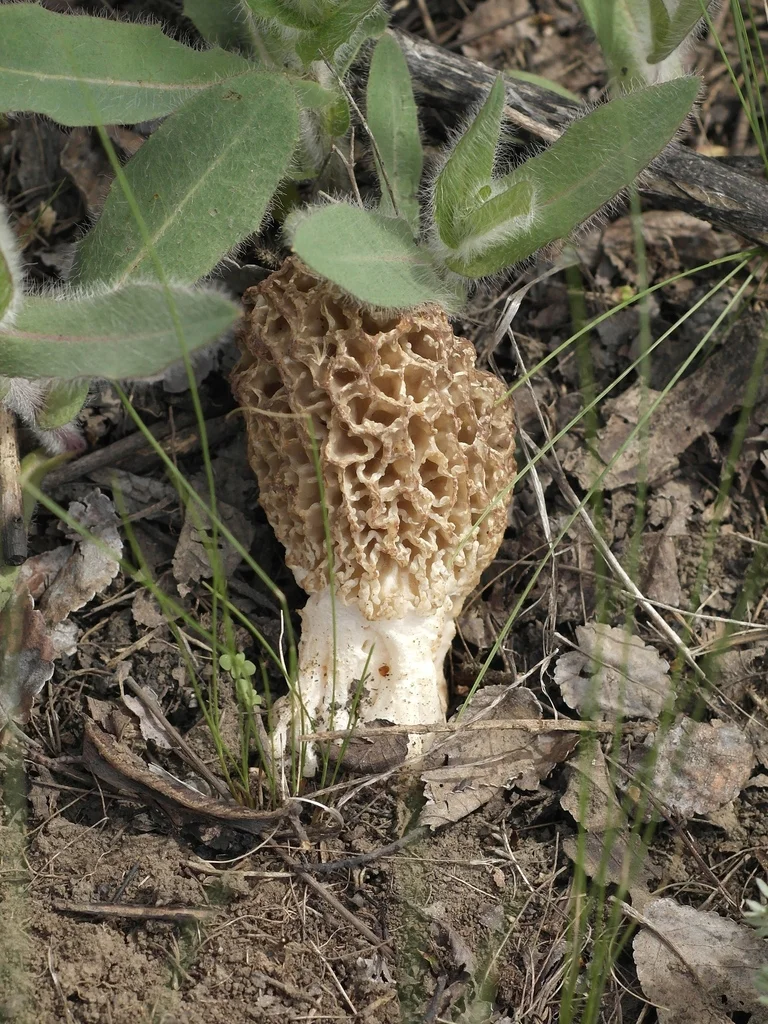
#> input picture Червона книга (webp)/Зморшок степовий Morchella steppicola/large (1).webp, 768 x 1024 px
$ python build_assets.py '../../Червона книга (webp)/Зморшок степовий Morchella steppicola/large (1).webp' '../../Червона книга (webp)/Зморшок степовий Morchella steppicola/large (2).webp'
#> lines starting #> are read from the running program, lines starting #| are printed output that depends on the picture
#!/usr/bin/env python3
"""Фон вкладки «Прогноз», крок 2: ресурси для живого фону «Ліс за матовим склом».

  python3 scripts/forecast_bg/build_assets.py BASE.png OUT_DIR

BASE.png — картинка після shrink_mushrooms.py. У OUT_DIR:
  base.webp  — фон із «запеченим» матовим склом (легке розмиття, зерно, нерівність скла);
  fog.png    — запотівання по краях (біла маска з альфою; застосунок «дихає» її прозорістю);
  fern.png   — силует дубової гілки з жолудями (розмитий, білий з альфою; застосунок фарбує й гойдає);
  leaf.png   — силует дубового листка, що падає (розмитий);
  rays.png   — віяло сонячних променів від верхнього лівого кута.
Решту (хмарка, сонце, відблиск, краплі) малює застосунок — фон_painter у forecast_background.dart.
Далі — recolor_base.py (тон туману = колір застосунку #F4F1E1), потім shrink_bottom.py (менші гриби з травою).
"""
import math
import os
import sys

import numpy as np
from PIL import Image, ImageDraw, ImageFilter

src, out = sys.argv[1], sys.argv[2]
os.makedirs(out, exist_ok=True)
W, H = 540, 1200   # простір макета; застосунок малює в тих самих координатах


def noise(shape, scale, seed):
    r = np.random.default_rng(seed).random((shape[0] // scale + 2, shape[1] // scale + 2)).astype(np.float32)
    return np.asarray(Image.fromarray((r * 255).astype(np.uint8)).resize((shape[1], shape[0]), Image.BICUBIC)).astype(np.float32) / 255


def white_alpha(alpha):
    a = np.clip(alpha, 0, 255).astype(np.uint8)
    rgba = np.zeros(a.shape + (4,), np.uint8)
    rgba[..., :3] = 255
    rgba[..., 3] = a
    return Image.fromarray(rgba, 'RGBA')


# base: матове скло запечене
base = Image.open(src).convert('RGB')
#> base is the input picture: PIL image 768x1024 RGB; mean R, G, B 104.1, 98.8, 78.8
bw, bh = base.size
#> bw = 768; bh = 1024
b = np.asarray(base.filter(ImageFilter.GaussianBlur(1.6 * bw / W))).astype(np.float32)
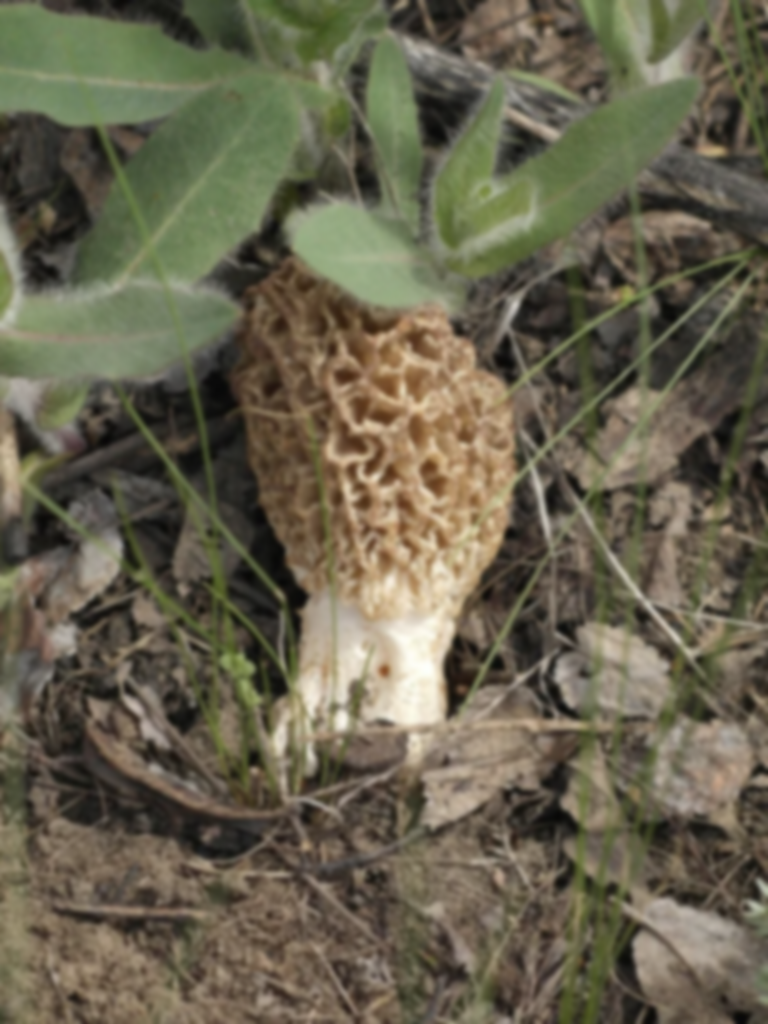
#> b: shape (1024, 768, 3) float32; mean R, G, B 104.1, 98.8, 78.8
b += (np.random.default_rng(3).random((bh, bw)).astype(np.float32) - 0.5)[..., None] * 7
frost = noise((bh, bw), int(6 * bw / W), 4) * 0.6 + noise((bh, bw), int(2 * bw / W), 5) * 0.4
b += (frost[..., None] - 0.5) * 10
Image.fromarray(np.clip(b, 0, 255).astype(np.uint8)).save(os.path.join(out, 'base.webp'), 'WEBP', quality=82, method=6)

# fog: нерівна молочна димка по краях; біля сонця (верхній лівий кут) — тонша
yy, xx = np.mgrid[0:H, 0:W].astype(np.float32)
edge = np.minimum.reduce([xx, W - 1 - xx, yy, H - 1 - yy]) / 150
fn = noise((H, W), 40, 9) * 0.7 + noise((H, W), 12, 10) * 0.3
sun_d = np.hypot(xx - 28, yy - 40)
fog = np.clip(1 - edge + (fn - 0.5) * 0.9, 0, 1) ** 1.4 * np.clip(sun_d / 380, 0.35, 1)
white_alpha(fog * 255).resize((W // 2, H // 2), Image.LANCZOS).save(os.path.join(out, 'fog.png'), optimize=True)


# fern.png: тінь дубової гілки з верхнього правого кута (білі гриби ростуть під дубами; рішення PO
# 2026-11-21 — замість розмитої папороті, яку не впізнавали); leaf.png — дубовий листок, що падає.
S = 3  # суперсемплінг


def oak_leaf(cx, cy, L, ang, lobes=5):
    """Лопатевий листок дуба звичайного: основа в (cx,cy), кінчик у напрямку ang."""
    pts = []
    n = 200
    for i in range(n + 1):
        u = i / n                      # 0 → основа, по правому краю до кінчика, далі лівим назад
        side = 1 if u <= 0.5 else -1
        v = u * 2 if u <= 0.5 else (1 - u) * 2      # 0 основа … 1 кінчик
        # загальна форма — обернене яйце: найширше в верхній третині, вузька основа з «вушками»
        env = math.sin(math.pi * min(1, v ** 0.85)) * (0.55 + 0.45 * v) * (1 - 0.25 * v ** 6)
        lobe = 0.62 + 0.38 * abs(math.cos(math.pi * lobes * v))   # глибокі округлі лопаті
        ear = 0.25 * math.exp(-((v - 0.05) / 0.05) ** 2)          # «вушка» біля черешка
        w = (env * lobe + ear) * 0.36
        lx, ly = side * w * L, -v * L
        ca, sa = math.cos(ang + math.pi / 2), math.sin(ang + math.pi / 2)
        pts.append((cx + lx * ca - ly * sa, cy + lx * sa + ly * ca))
    return pts

def acorn(d, x, y, ang, s):
    ca, sa = math.cos(ang), math.sin(ang)
    def P(px, py):
        return ((x + px * ca - py * sa) * S, (y + px * sa + py * ca) * S)
    body = [P(math.cos(t) * s * 0.42, s * 0.25 + math.sin(t) * s * 0.62) for t in np.linspace(0, math.pi, 30)]
    d.polygon([P(-s * 0.42, s * 0.25)] + body + [P(s * 0.42, s * 0.25)], fill=255)
    cap = [P(math.cos(t) * s * 0.5, s * 0.25 - math.sin(t) * s * 0.28) for t in np.linspace(0, math.pi, 30)]
    d.polygon(cap, fill=255)
    d.line([P(0, -s * 0.05), P(0, -s * 0.4)], fill=255, width=2 * S)

def oak_branch():
    im = Image.new('L', (900 * S, 900 * S), 0)
#> im: PIL image 2700x2700 L; every value is 0
    d = ImageDraw.Draw(im)
    rng = np.random.default_rng(5)

    def gnarled(x0, y0, ang, L, n=7):
#> called with x0 = 915, y0 = 30, ang = 2.93, L = 640, n = 7
        pts = [(x0, y0)]; x, y = x0, y0
        for i in range(n):
            a = ang + rng.uniform(-0.35, 0.35) + 0.1 * i / n
            x += math.cos(a) * L / n; y += math.sin(a) * L / n
            pts.append((x, y))
        return pts

    def stroke(pts, w0, w1):
#> called with w0 = 14, w1 = 6
        for i in range(len(pts) - 1):
            w = w0 + (w1 - w0) * i / (len(pts) - 1)
            d.line([(pts[i][0] * S, pts[i][1] * S), (pts[i + 1][0] * S, pts[i + 1][1] * S)], fill=255, width=max(1, int(w * S)))
            r = w / 2
            d.ellipse([(pts[i + 1][0] - r) * S, (pts[i + 1][1] - r) * S, (pts[i + 1][0] + r) * S, (pts[i + 1][1] + r) * S], fill=255)

    def cluster(x, y, base_ang, k, size):
        # у дуба листки зібрані пучками на кінцях пагонів
        for j in range(k):
            a = base_ang + (j - (k - 1) / 2) * 0.85 + rng.uniform(-0.1, 0.1)
            ex, ey = x + math.cos(a) * 8, y + math.sin(a) * 8
            d.polygon([(px * S, py * S) for px, py in oak_leaf(ex, ey, size * rng.uniform(0.82, 1.08), a)], fill=255)

    def leaf_at(x, y, a, size):
        ex, ey = x + math.cos(a) * 14, y + math.sin(a) * 14
        d.line([(x * S, y * S), (ex * S, ey * S)], fill=255, width=3 * S)
        d.polygon([(px * S, py * S) for px, py in oak_leaf(ex, ey, size, a)], fill=255)

    main = gnarled(915, 30, math.radians(168), 640)
    stroke(main, 14, 6)
    # листки поодинці вздовж гілки, по черзі з боків, трохи обвисають
    for i, side, size in [(2, -1, 150), (3, 1, 135), (4, -1, 160), (6, 1, 150)]:
        (x, y), (nx, ny) = main[i], main[i + 1]
        a = math.atan2(ny - y, nx - x) + side * math.radians(68)
        a = a * 0.75 + math.radians(90) * 0.25
        leaf_at(x, y, a, size)
    tip = main[-1]
    leaf_at(tip[0], tip[1], math.radians(160), 170)
    leaf_at(tip[0], tip[1], math.radians(205), 150)
    tw = gnarled(*main[5], math.radians(108), 170, 3)
    stroke(tw, 6, 3)
    leaf_at(tw[-1][0], tw[-1][1], math.radians(95), 160)
    leaf_at(tw[1][0], tw[1][1], math.radians(30), 130)
    # жолуді на плодоніжці
    jx, jy = main[1]
    for (dx, dy, a) in [(-30, 78, math.radians(14)), (26, 86, math.radians(-12))]:
        d.line([(jx * S, jy * S), ((jx + dx * 0.8) * S, (jy + dy - 30) * S)], fill=255, width=4 * S)
        acorn(d, jx + dx, jy + dy, a, 56)
    return im.resize((900, 900), Image.LANCZOS).filter(ImageFilter.GaussianBlur(3.2))
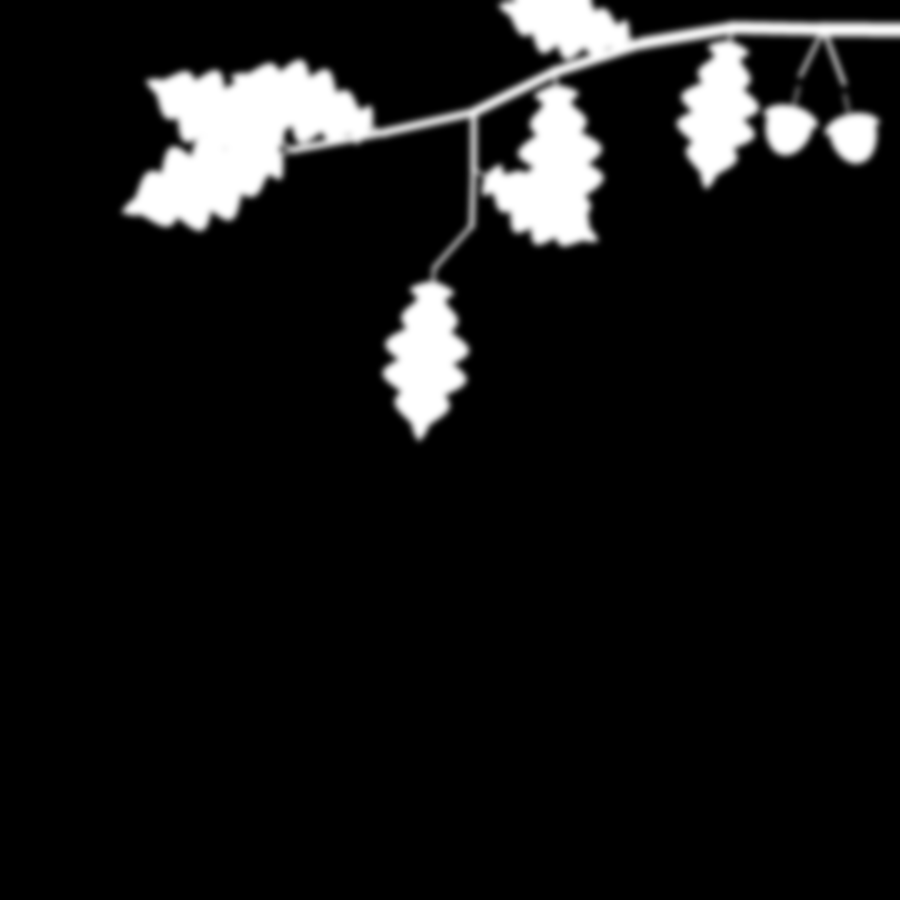
#> returned value: PIL image 900x900 L; min 0, max 255, mean 20.7

def falling_leaf():
    im = Image.new('L', (160 * S, 220 * S), 0)
#> im: PIL image 480x660 L; every value is 0
    d = ImageDraw.Draw(im)
    d.polygon([(x * S, y * S) for x, y in oak_leaf(80, 196, 178, -math.pi / 2)], fill=255)
    d.line([(80 * S, 196 * S), (80 * S, 214 * S)], fill=255, width=4 * S)
    d.line([(80 * S, 30 * S), (80 * S, 196 * S)], fill=160, width=2 * S)
    return im.resize((160, 220), Image.LANCZOS).filter(ImageFilter.GaussianBlur(2.6))
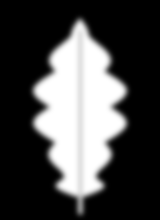
#> returned value: PIL image 160x220 L; min 0, max 255, mean 72.4

white_alpha(np.asarray(oak_branch().resize((450, 450), Image.LANCZOS))).save(os.path.join(out, 'fern.png'), optimize=True)
white_alpha(np.asarray(falling_leaf().resize((80, 110), Image.LANCZOS))).save(os.path.join(out, 'leaf.png'), optimize=True)

# rays: віяло з (0,0), вісь віяла — 52°; полотно 700×700 (у застосунку від центру сонця)
R = 700
ry, rx = np.mgrid[0:R, 0:R].astype(np.float32)
th = np.arctan2(ry, rx)
dist = np.hypot(rx, ry)
rays = np.zeros((R, R), np.float32)
a0 = math.radians(52)
for da, wd, st in [(-0.30, 0.06, 1.0), (-0.15, 0.08, 0.8), (0.0, 0.055, 1.0), (0.13, 0.07, 0.75), (0.27, 0.055, 0.9), (0.4, 0.08, 0.6)]:
    rays += st * np.exp(-((th - (a0 + da)) / wd) ** 2)
rays *= np.clip(1 - dist / 1500, 0, 1) ** 1.1 * np.clip(dist / 90, 0, 1) * np.clip((R - dist) / 160, 0, 1)
white_alpha(np.clip(rays / rays.max(), 0, 1) * 255).resize((R // 2, R // 2), Image.LANCZOS).save(os.path.join(out, 'rays.png'), optimize=True)

#> (the run stopped early here; a loop or call above may not have finished)

$ run again, on Червона книга (webp)/Зморшок степовий Morchella steppicola/large.webp
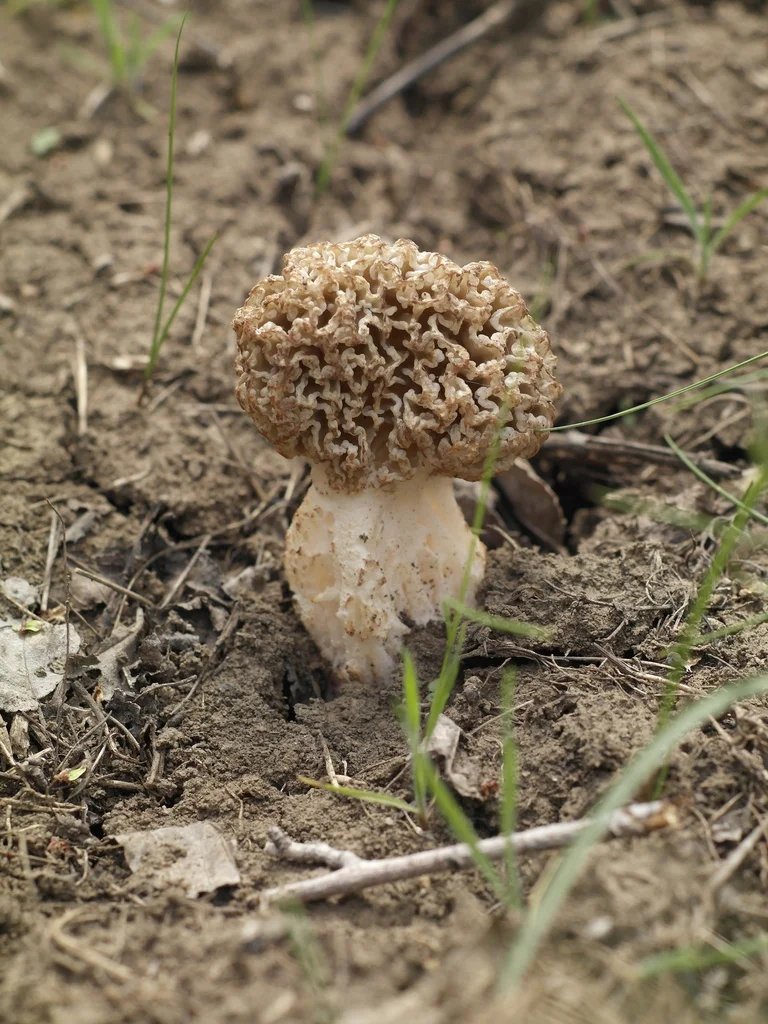
#> input picture Червона книга (webp)/Зморшок степовий Morchella steppicola/large.webp, 768 x 1024 px
#> base is the input picture: PIL image 768x1024 RGB; mean R, G, B 127.8, 113.7, 91.4
#> `b = np.asarray(base.filter(ImageFilter.GaussianBlur(1.6 * bw / W))).as..`:
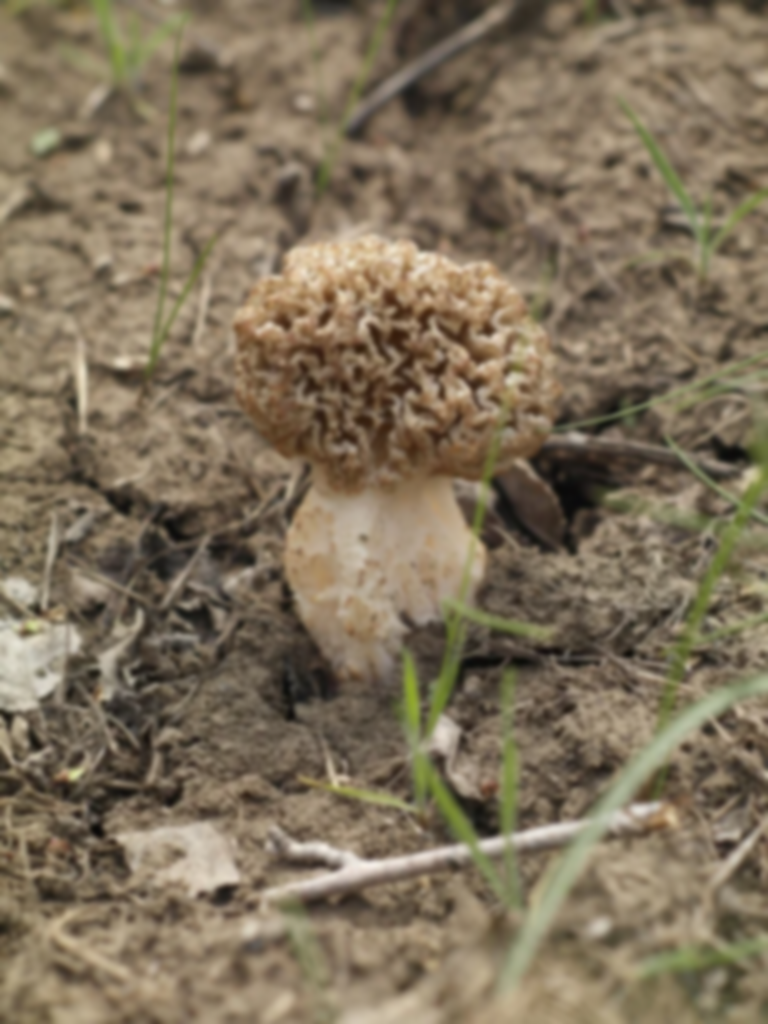
#> b: shape (1024, 768, 3) float32; mean R, G, B 127.8, 113.7, 91.4
#> a: shape (110, 80)
#> rgba: shape (110, 80, 4)
